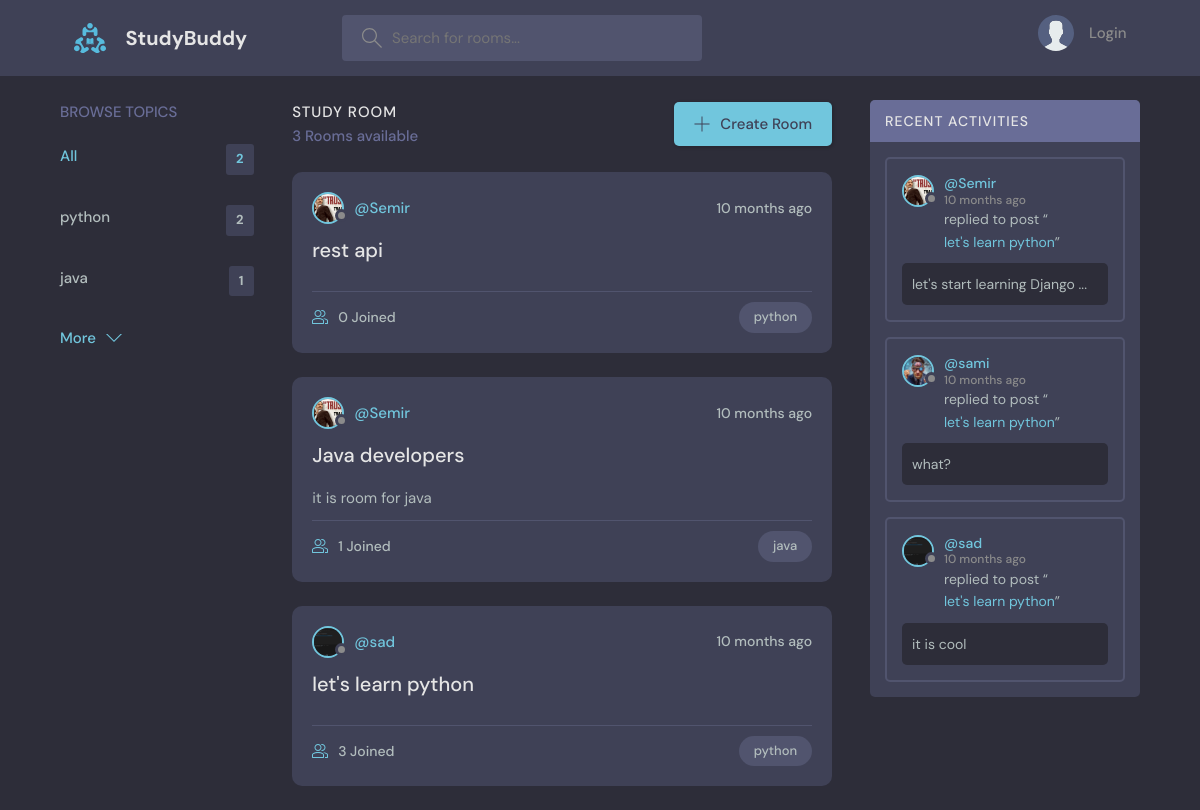
The page / on the database its author committed.
### base/models.py (models this page shows, shortened)
class Topic(models.Model):
    name=models.CharField(max_length=200)

class Room(models.Model):
    host=models.ForeignKey(User, on_delete=models.SET_NULL ,null=True)
    topic=models.ForeignKey(Topic, on_delete=models.SET_NULL ,null=True)
    name=models.CharField(max_length=200)
    description=models.TextField(null=True, blank=True)
    participants=models.ManyToManyField(User, related_name='participants', blank=True)
    updated=models.DateTimeField(auto_now=True)
    created=models.DateTimeField(auto_now_add=True)
    class Meta:
        ordering=['-updated','-created']
    def __str__(self):
        return self.name

class User(AbstractUser):
    name=models.CharField(max_length=200, null=True)
    email=models.EmailField(unique=True, null=True)
    bio=models.TextField(null=True)
    avatar=models.ImageField(null=True, default="avatar.svg")
    USERNAME_FIELD='email'
    REQUIRED_FIELDS=['username']

class Message(models.Model):
    user=models.ForeignKey(User, on_delete=models.CASCADE)
    room=models.ForeignKey(Room, on_delete=models.CASCADE)
    body=models.TextField()
    updated=models.DateTimeField(auto_now=True)
    created=models.DateTimeField(auto_now_add=True)
    class Meta:
        ordering=['-updated','-created']
    def __str__(self):
        return self.body[:50]

### base/views.py (the view)
# urls.py: path('', views.home, name='home'),
def home(request):
    q=request.GET.get('q') if request.GET.get('q') != None  else ''
    rooms=Room.objects.filter(Q(topic__name__icontains=q)|
                              Q(name__icontains=q)|
                              Q(description__icontains=q)|
                              Q(host__username__icontains=q))
    room_messages=Message.objects.filter(Q(room__topic__name__icontains=q)).order_by('-created')[:3]
    room_count=rooms.count()
    topics=Topic.objects.all()[0:5]
    context={'rooms':rooms,
             'topics':topics,
              'room_count':room_count,"room_messages":room_messages}
    return render(request, 'home.html',context)

### base/templates/home.html (shortened to what this page needs)
{% extends 'main.html' %}
{% block content %}
<main class="layout layout--3">
    <div class="container">
        {% include 'topic_component.html'%}
        <div class="roomList">
            <div class="roomList__header">
                <div>
                    <h2>Study Room</h2>
                    <p>{{room_count}} Rooms available</p>
                </div>
                <a class="btn btn--main" href="{% url 'create_room' %}">
                    <svg version="1.1" xmlns="http://www.w3.org/2000/svg" width="32" height="32" viewBox="0 0 32 32">
                        <title>add</title>
                        <path
                            d="M16.943 0.943h-1.885v14.115h-14.115v1.885h14.115v14.115h1.885v-14.115h14.115v-1.885h-14.115v-14.115z">
                        </path>
                    </svg>
                    Create Room
                </a>
            </div>
            {% include 'feed_component.html' %}
        </div>
        {% include 'activity_component.html' %}
    </div>
</main>
{% endblock%}

### base/templates/topic_component.html
<div class="topics">
    <div class="topics__header">
        <h2>Browse Topics</h2>
    </div>
    <ul class="topics__list">
        <li>
            <a href="/" class="active">All <span>{{topics.count}}</span></a>
        </li>
        {% for topic in topics %}
        <li>
            <a href="{% url 'home'%}?q={{topic.name}}">{{topic.name}} <span>{{topic.room_set.all.count}}</span></a>
        </li>
        {% endfor %}
    </ul>
    <a class="btn btn--link" href="{% url 'topics' %}">
        More
        <svg version="1.1" xmlns="http://www.w3.org/2000/svg" width="32" height="32" viewBox="0 0 32 32">
            <title>chevron-down</title>
            <path d="M16 21l-13-13h-3l16 16 16-16h-3l-13 13z"></path>
        </svg>
    </a>
</div>

### base/templates/feed_component.html (shortened to what this page needs)
{% for room in rooms %}
<div class="roomListRoom">
    <div class="roomListRoom__header">
        <a href="{% url 'profile' room.host.id %}" class="roomListRoom__author">
            <div class="avatar avatar--small">
                <img src="{{room.host.avatar.url}}" />
            </div>
            <span>@{{room.host.username}}</span>
        </a>
        <div class="roomListRoom__actions">
            <span>{{room.created|timesince}} ago</span>
        </div>
    </div>
    <div class="roomListRoom__content">
        <a href="{% url 'room' room.id %}">{{room.name}}</a>
        <p>
            {{room.description}}
        </p>
    </div>
    <div class="roomListRoom__meta">
        <a href="{% url 'room' room.id %}" class="roomListRoom__joined">
            {{room.participants.all.count}} Joined
        </a>
        <p class="roomListRoom__topic">{{room.topic.name}}</p>
    </div>
</div>
{% endfor%}

### base/templates/activity_component.html (shortened to what this page needs)
<div class="activities">
    <div class="activities__header">
        <h2>Recent Activities</h2>
    </div>
    {% for message in room_messages %}
    <div class="activities__box">
        <div class="activities__boxHeader roomListRoom__header">
            <a href="{% url 'profile' message.user.id %}" class="roomListRoom__author">
                <div class="avatar avatar--small">
                    <img src="{{message.user.avatar.url}}" />
                </div>
                <p>
                    @{{message.user.username}}
                    <span>{{message.created|timesince}} ago</span>
                </p>
            </a>
        </div>
        <div class="activities__boxContent">
            <p>replied to post “<a href="{% url 'room' message.room.id %}">{{message.room}}</a>”</p>
            <div class="activities__boxRoomContent">
                {{message}}
            </div>
        </div>
    </div>
    {% endfor %}
</div>

### rows shown on the page
Topic: name "python", room_set.all.count "2"
Topic: name "java", room_set.all.count "1"
Room: host.avatar (picture), host.username "Semir", created "10 months", name "rest api", participants.all.count "0", topic.name "python"
Room: host.avatar (picture), host.username "Semir", created "10 months", name "Java developers", description "it is room for java", participants.all.count "1", topic.name "java"
Room: host.avatar (picture), host.username "sad", created "10 months", name "let's learn python", participants.all.count "3", topic.name "python"
Message: user.avatar (picture), user.username "Semir", created "10 months", room "let's learn python", body "let's start learning Django ..."
Message: user.avatar (picture), user.username "sami", created "10 months", room "let's learn python", body "what?"
Message: user.avatar (picture), user.username "sad", created "10 months", room "let's learn python", body "it is cool"

### other values the page prints
{{ topics.count }} "2"
{{ room_count }} "3"
